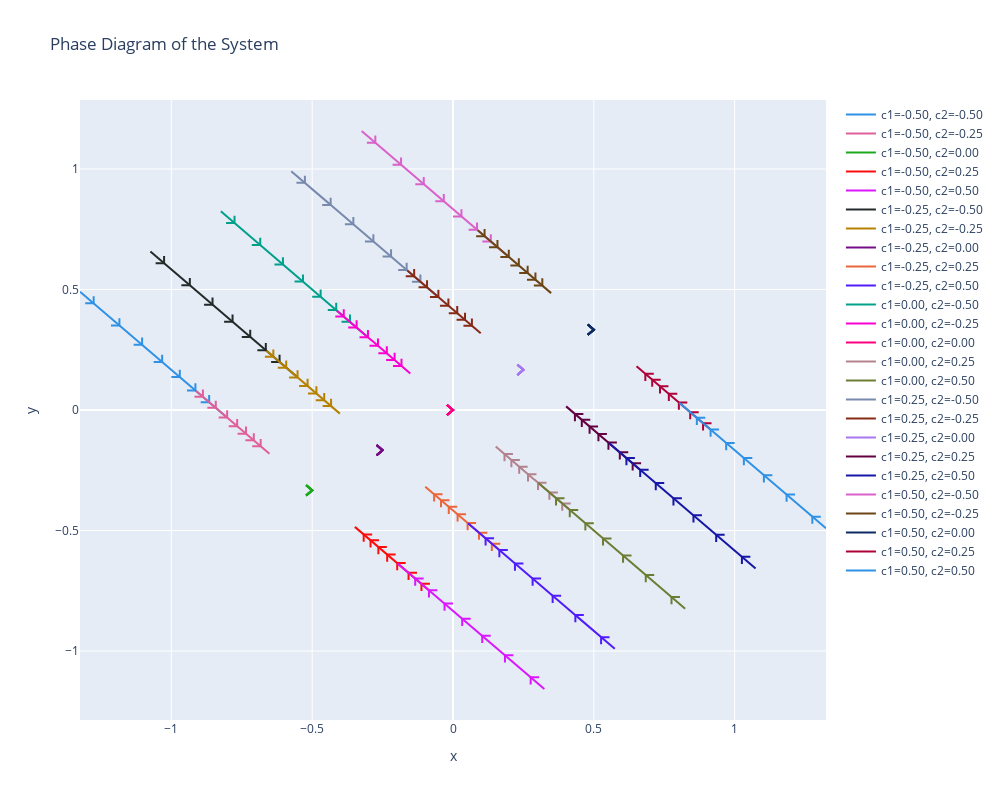

The cell this chart's notebook holds for it:
### Markdown cell above
## Autovalores nulos

### Code cell
# Define the reduced time range for the plot
t = np.linspace(-0.5, 0.5, 400)

# Define the constants c1 and c2
c1_values = np.linspace(-0.5, 0.5, 5)
c2_values = np.linspace(-0.5, 0.5, 5)

# Define a list of colors for the trajectories
colors = px.colors.qualitative.Dark24

# Initialize lists to hold the x, y, and labels
traces = []

# Generate and plot trajectories for different initial conditions
color_idx = 0
for c1 in c1_values:
    for c2 in c2_values:

        # Autovalor nulo en lambda_2 -> Inestable
        # x = c1 * np.exp(4 * t) + c2 * np.exp(0*t)
        #y = (2/3) * c1 * np.exp(4 * t) + c2 * np.exp(0*t)

        # Autovalor nulo en lambda_1 -> Estable
        x = c1 * np.exp(0 * t) + c2 * np.exp(-t)
        y = (2/3) * c1 * np.exp(0 * t) - c2 * np.exp(-t)
        
        # Add the main trajectory
        trace = go.Scatter(
            x=x, y=y, mode='lines', 
            line=dict(color=colors[color_idx % len(colors)]),
            name=f'c1={c1:.2f}, c2={c2:.2f}'
        )
        traces.append(trace)
        
        # Add arrow markers along the trajectory
        arrow_interval = 50  # Add an arrow every 20 time steps
        for i in range(0, len(t) - arrow_interval, arrow_interval):
            x_mid = (x[i] + x[i + arrow_interval]) / 2
            y_mid = (y[i] + y[i + arrow_interval]) / 2
            u = x[i + arrow_interval] - x[i]
            v = y[i + arrow_interval] - y[i]
            angle = np.arctan2(v, u)
            arrow_x = [
                x_mid, 
                x_mid - 0.03 * np.cos(angle + np.pi / 4), 
                x_mid, 
                x_mid - 0.03 * np.cos(angle - np.pi / 4)
            ]
            arrow_y = [
                y_mid, 
                y_mid - 0.03 * np.sin(angle + np.pi / 4), 
                y_mid, 
                y_mid - 0.03 * np.sin(angle - np.pi / 4)
            ]
            arrow_trace = go.Scatter(
                x=arrow_x, y=arrow_y,
                mode='lines',
                line=dict(color=colors[color_idx % len(colors)], width=2),
                showlegend=False
            )
            traces.append(arrow_trace)
        
        color_idx += 1

# Define the layout
layout = go.Layout(
    title='Phase Diagram of the System',
    xaxis=dict(title='x'),
    yaxis=dict(title='y'),
    showlegend=True,
    width=1000,  # Set the width of the plot
    height=800   # Set the height of the plot
)

# Create the figure
fig = go.Figure(data=traces, layout=layout)

# Show the plot
fig.show()
